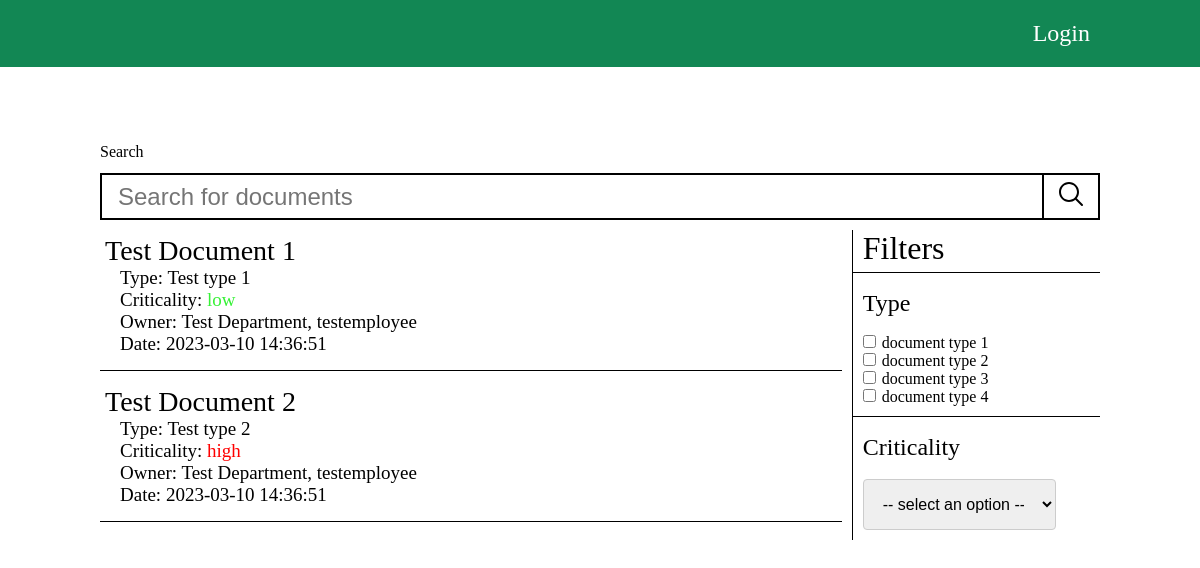
The page /search.php on the database as committed earlier.
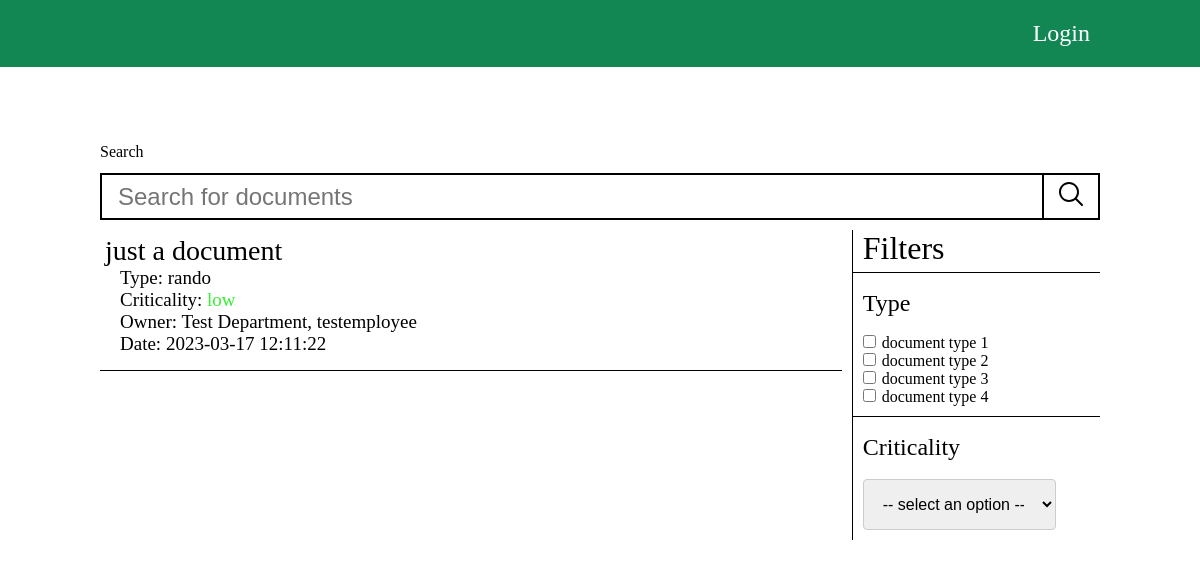
The same page on the database as committed later.
### tables this page shows
CREATE TABLE `document` (
  `id` int(6) NOT NULL,
  `name` varchar(100) NOT NULL,
  `ownerId` int(6) NOT NULL,
  `type` varchar(50) NOT NULL,
  `criticality` varchar(7) NOT NULL,
  `uploadDate` datetime NOT NULL DEFAULT current_timestamp(),
  `filePath` varchar(100) NOT NULL
);

CREATE TABLE `employee` (
  `id` int(6) NOT NULL,
  `adminId` int(6) NOT NULL,
  `username` varchar(30) NOT NULL,
  `email` varchar(300) NOT NULL,
  `password` varchar(26) NOT NULL,
  `department` varchar(100) NOT NULL,
  `active` tinyint(1) NOT NULL
);

### search.php (the view, shortened to what this page needs)
<!DOCTYPE html>
<html lang="en">
<head>
  <link rel="stylesheet" href="css/desktop.css" />
</head>
<body>
  <?php
  require_once("includes/config.php");
  include("includes/header.php");
  $defaultQuery = "SELECT d.*, o.username AS owner, o.department FROM document d JOIN employee o ON d.ownerId = o.id LIMIT 20;";
  $defaultDocuments = $mysqli->query($defaultQuery);
  function echoDocumentCards(object $documents)
  {
    while ($obj = $documents->fetch_object()) {
      echo "<a href=\"document.php?documentId={$obj->id}\" class=\"document-card\">";
      echo "<span class=\"document-card-name\">{$obj->name}</span>";
      echo "<ul class=\"document-card-details\">";
      echo "<li>Type: {$obj->type}</li>";
      echo "<li>Criticality: <span class=\"{$obj->criticality}\">{$obj->criticality}</span></li>";
      echo '<li>Owner: ' . $obj->department . ', ' . $obj->owner . '</li>';
      echo "<li>Date: {$obj->uploadDate}</li>";
      echo "</ul>";
      echo "</a>";
    }
  }
  ?>
  <div class="page-container">
    <div>
      <label>Search</label>
      <form class="search-form" method="post">
        <input type="search" placeholder="Search for documents" />
        <button type="submit" class="submit-search"></button>
      </form>
    </div>
    <div class="search-container">
      <div class="search-results">
        <?php
        echoDocumentCards($defaultDocuments);
        ?>
      </div>
      <div class="search-filters">
        <div class="search-filters-head">Filters</div>
        <div class="search-filters-section">
          <label>Type</label>
          <ul class="type-filters">
            <li><input type="checkbox"/><span>document type 1</span></li>
            <li><input type="checkbox"/><span>document type 2</span></li>
            <li><input type="checkbox"/><span>document type 3</span></li>
            <li><input type="checkbox"/><span>document type 4</span></li>
          </ul>
        </div>
        <div class="search-filters-section">
          <label>Criticality</label>
          <div>
          <select id="criticality" name="criticality">
            <option disabled selected value> -- select an option -- </option>
          </select>
          </div>
        </div>
      </div>
    </div>
  </div>
</body>
</html>

### includes/header.php (shortened to what this page needs)
<nav>
  <div class="nav-wrap">
    <ul class="nav-list-first">
    </ul>
    <ul class="nav-list-last">
    </ul>
  </div>
</nav>

### css/desktop.css (style rules this page uses)
body { --default-theme-color: #128754; }
* { margin: 0; padding: 0; border: 0; outline: 0; }
ul { list-style-type: none; }
a { transition: color .4s; }
a:link { text-decoration: none; }
nav { background-color: var(--default-theme-color); }
.nav-wrap { max-width: 1000px; margin: 0 auto; display: flex; justify-content: space-between; }
.nav-list-first, .nav-list-last { display: flex; padding: 20px 10px; gap: 25px; }
.page-container { max-width: 1000px; margin: 4rem auto 0; }
.search-form { display: flex; width: 100%; justify-content: space-between; }
.search-form > input { width: 100%; border: 2px solid black; padding: 4px 1rem; font-size: 24px; border-right: none; }
.search-form > button { background-color: transparent; border: 2px solid black; padding: 4px 12px; transition: .4s; cursor: pointer; }
.search-container { display: flex; }
.search-results { width: 75%; padding-right: 10px; }
.search-filters { width: 25%; border-left: 1px solid black; margin-top: 10px; }
.document-card { display: block; color: black; border-bottom: 1px solid black; padding: 15px 5px; }
.document-card-name { font-size: 28px; }
.document-card-details { padding-left: 15px; }
.document-card-details > li { font-size: 19px; }
span.low { color: rgb(54, 241, 54); }
.search-filters-head { font-size: 32px; border-bottom: 1px solid black; padding: 0 10px 5px; }
.search-filters-section { padding: 5px 10px 10px; }
.search-filters-section:not(:last-child) { border-bottom: 1px solid black; }
.search-filters-section > label { font-size: 24px; }
input[type="checkbox"] { cursor: pointer; }
.type-filters { margin-top: 5px; }
.type-filters > li > span { margin-left: 6px; }
select { margin-top: 6px; border: 1px solid black; font-size: 16px; }
input[type=text], select, textarea { width: 85%; padding: 15px; border: 1px solid #ccc; border-radius: 4px; resize: vertical; }
label { padding: 12px 12px 12px 0; display: inline-block; }
button, .button { padding: 6px 15px; font-size: 18px; border: 2px solid black; color: white; cursor: pointer; background-color: var(--default-theme-color); transition: .4s; }
span.high { color: red; }

Rows that differ between the two databases and show on the page:
removed document: name "Test Document 1", type "Test type 1", criticality "low", ownerId.department "Test Department", ownerId.username "testemployee", uploadDate "2023-03-10 14:36:51"
removed document: name "Test Document 2", type "Test type 2", criticality "high", ownerId.department "Test Department", ownerId.username "testemployee", uploadDate "2023-03-10 14:36:51"
added document: name "just a document", type "rando", criticality "low", ownerId.department "Test Department", ownerId.username "testemployee", uploadDate "2023-03-17 12:11:22"
